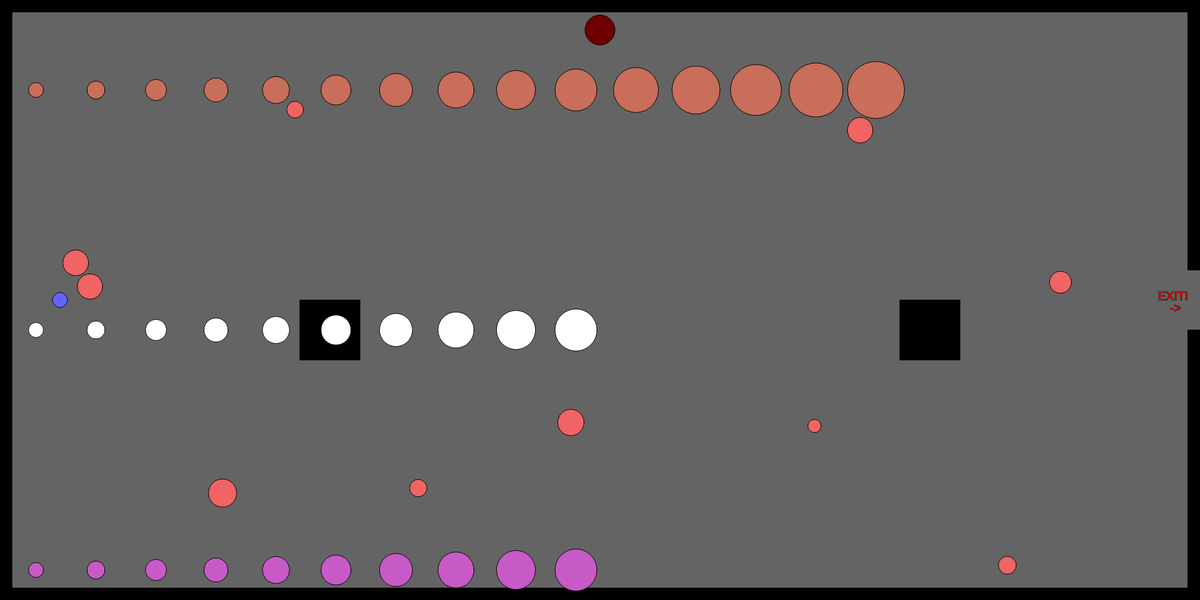
Frame 1 (no input)
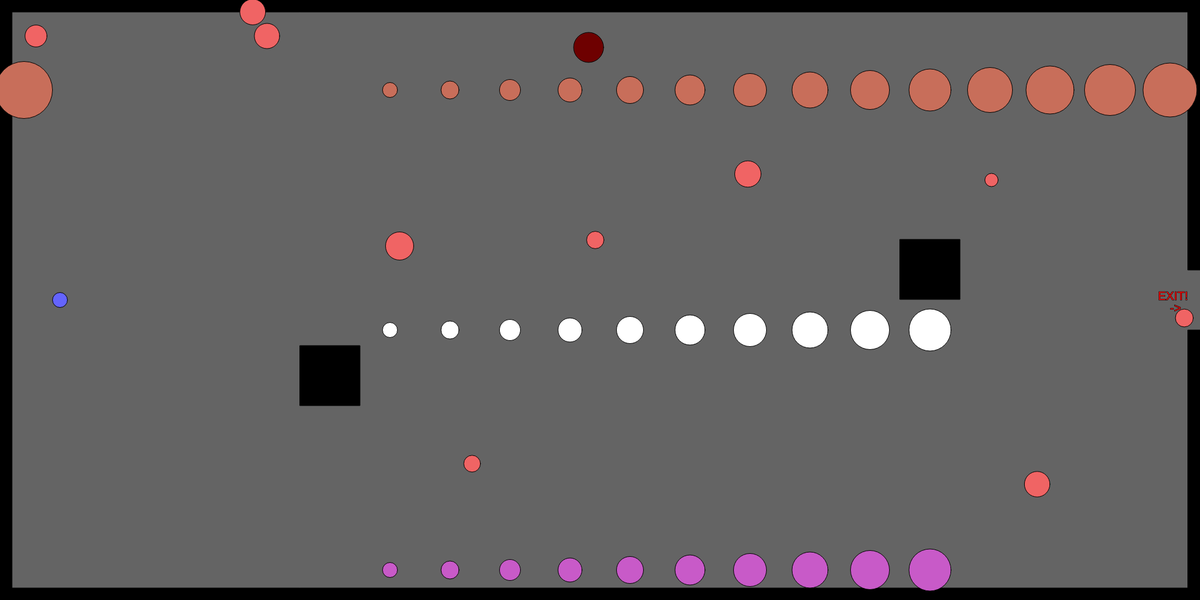
Frame 60 (no input)
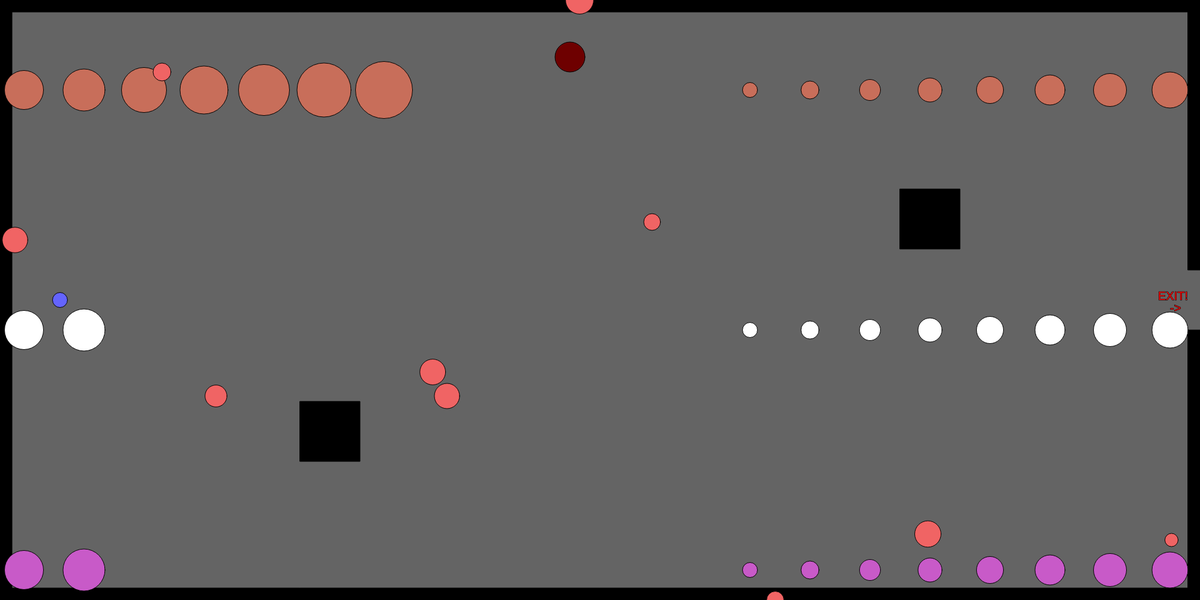
Frame 120 (the mouse pressed at the canvas centre since frame 60)

The p5.js sketch that drew these frames (run headless with seeded random() and noise() and a simulated clock; from frame 60 on, the mouse is pressed at the canvas centre):

// p5.js sketch
// ── sketch.js
var keys = [];
var myXs = [];
var myYs = [];
var myDiameters = [];
var myXs1 = [];
var myYs1 = [];
var myDiameters1 = [];
var myXs2 = [];
var myYs2 = [];
var myDiameters2 = [];
var i
var speed = 10;


function setup()
{
    createCanvas(2000, 1000);
    createCharacter(100,500);
    array();
    for (var i = 0; i < 10; i++) {
        myXs2[i] = random(width); // initialize x coordinate randomly
        myYs2[i] = random(height); // initialize y coordinate randomly
        myDiameters2[i] = random(20, 50); // initialize diameter randomly
      }
}

function array()
{
//square 1
 myXs[0] = 500; 
 myYs[0] = 500;
 myDiameters[0] = 100;
//square 2
 myXs[1] = 1500; 
 myYs[1] = 500;
 myDiameters[1] = 100;
//circle
 myXs[2] = 1000; 
 myYs[2] = 50;
 myDiameters[2] = 50;
//mouse circle
myXs[3]; 
myYs[3];
myDiameters[3] = 205;
//character
myXs[4] = 100; 
myYs[4] = 500;
myDiameters[4] = 25;
//speed
myXs[5];
myXs[6];
myXs[7];
myXs[8];
//keys
keys [1] = 87;
keys [2] = 65;
keys [3] = 83;
keys [4] = 68;
//new enemies
var x = 50;
var y = 50;
var diameter = 25;
for(var i = 0; i < 100; i++)
{
    myXs1[i] = x;
    myYs1[i] = y;
    myDiameters1[i] = diameter;
    x += 100;
    y += 0;
    diameter += 5;
}
}
function draw()
{
    background(100,100,100);
    stroke(0);
    drawCharacter();
    characterMovement();
    createBorders(20);
    exit();
    checkexit();
    enemies();
    randomspeed();
    checkenemyborders();
    moveShape(); 
    createNewenemies();
    clickedenemies();

}

function clickedenemies(){
  for (var i = 0; i < myXs2.length; i++) {
    myXs2[i] += speed / 2;
    myYs2[i] += speed; 
    if (myXs2[i] > width) { 
      myXs2[i] = 0; 
    }
    if (myYs2[i] > height) { 
      myYs2[i] = 0; 
    }
  }
  for (var i = 0; i < myXs2.length; i++) {
    fill(240, 100, 100); 
    circle(myXs2[i], myYs2[i], myDiameters2[i]); 
  }
}
function mouseClicked() {
  myXs2.push(mouseX);
  myYs2.push(mouseY);
  myDiameters2.push(random(20, 50));
}
function createNewenemies() {
fill(255,255,255);
    for (var i = 0; i < 15; i++) {
      myXs1[i] += speed;
      if (myXs1[i] > width) {
        myXs1[i] = 0; 
      }
    }
    for (var i = 0; i < 10; i++) {

      circle(myXs1[i], myYs1[i] + 500, myDiameters1[i]);
    }
    fill(200,90,200)
      for (var i = 0; i < 10; i++) {
  
        circle(myXs1[i], myYs1[i] + 900, myDiameters1[i]);
      }
      fill(200,110,90)
        for (var i = 0; i < 15; i++) {
    
          circle(myXs1[i], myYs1[i] + 100, myDiameters1[i]);
        }
}

//enemies
function enemies()
{
    fill(110,0,0);
    circle(myXs[2], myYs[2], myDiameters[2]);
    fill(0,0,0)
    for(var i = 0; i < 2; i++)
    {
        square(myXs[i],myYs[i],myDiameters[i]);
    }
}
function checkenemyborders()
{
    //circle
    if(myXs[2] > width)
    {
        myXs[2] = 0;
    }
    if(myXs[2] < 0)
    {
        myXs[2] = width;
    }
    if(myYs[2] > height)
    {
        myYs[2] = 0;
    }
    if(myYs[2] < 0)
    {
        myYs[2] = height;
    }
    //square 1
    if(myYs[0] > height)
    {
        myYs[0] = 0;
    }
    //square 2
    if(myYs[1] < 0)
    {
        myYs[1] = height;
    }
}
function moveShape()
{   
    myXs[2] += myXs[5];
    myYs[2] -= myXs[6];
    myYs[0] += myXs[7];
    myYs[1] -= myXs[8];

}
function randomspeed()
{
    myXs[5] = Math.floor(Math.random() * (Math.floor(Math.random() * 5)) - 1);
    myXs[6] = Math.floor(Math.random() * (Math.floor(Math.random() * 5)) - 1);
    myXs[7] = Math.floor(Math.random() * (Math.floor(Math.random() * 5)) + 1);
    myXs[8] = Math.floor(Math.random() * (Math.floor(Math.random() * 5)) + 1);
    myYs1[i] = Math.floor(Math.random() * (Math.floor(Math.random() * 5)) + 1);
}
//mouse enemy

//exit
function exit()
{
    textSize(20);
    fill(256,0,0)
    text("EXIT!", width-70,height-500)
    text("->", width-50,height-480)
}
function checkexit()
{
    if(myXs[4] > width && myYs[4] > 400 && myYs[4] <600)
    {
        fill(0);
        textSize(100);
        text("You Win!", 800, 500);
    }
}
//character
function createCharacter(x,y)
{
    myXs[4] = x;
    myYs[4] = y;
}
function drawCharacter()
{
    fill(100,100,253);
    circle(myXs[4],myYs[4],25);
}
function characterMovement()
{
    if(keyIsDown(keys [1]))
    {
        myYs[4] -= 10;   
    }
    if(keyIsDown(keys [3]))
    {
        myYs[4] += 10;   
    }
    if(keyIsDown(keys [2]))
    {
        myXs[4] -= 10;   
    }
    if(keyIsDown(keys [4]))
    {
        myXs[4] += 10;   
    }
}
//borders
function createBorders(thickness)
{
    fill(0)
    rect(0,0,width,thickness);
    rect(0,0,thickness,height);
    rect(0, height-thickness,width, thickness);
    rect(width-thickness,0,thickness,height-550);
    rect(width-thickness,550,thickness,500);
}
